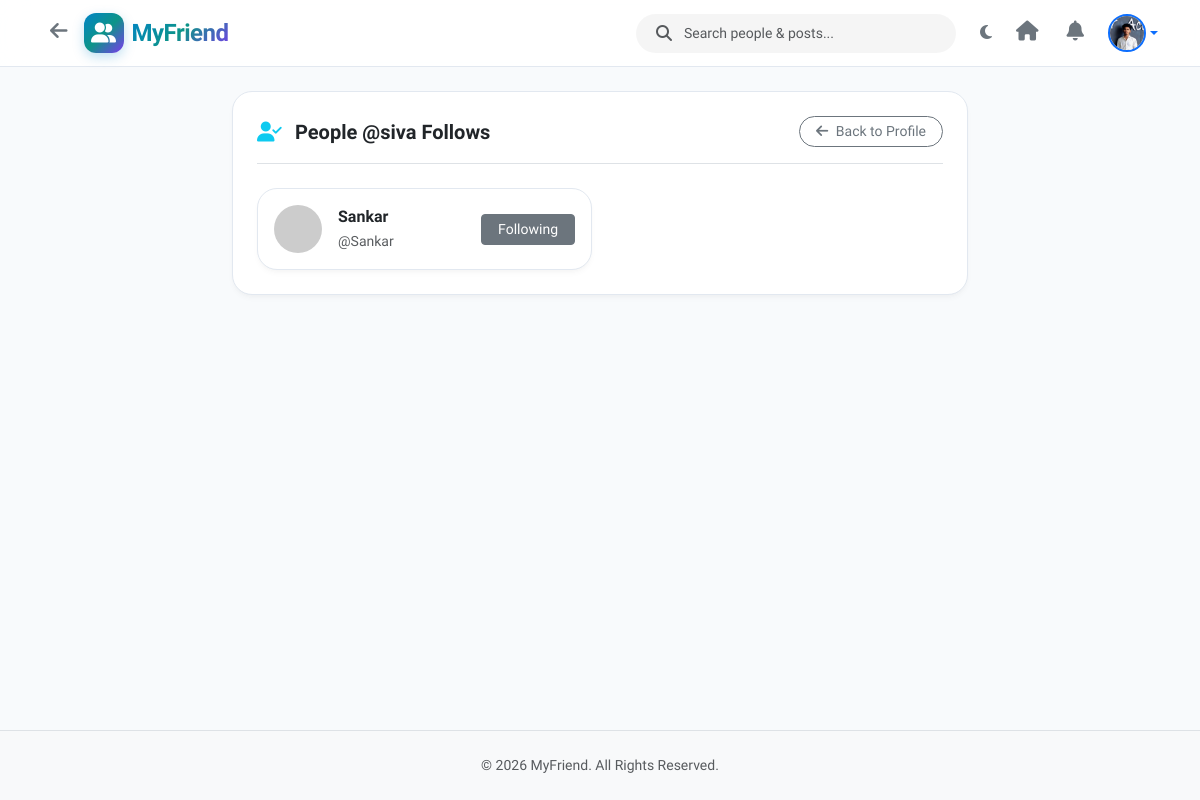
Page /profile/siva/following/ (signed in) on the committed database.
### app/models.py (models this page shows, shortened)
class UserProfile(models.Model):
    user = models.OneToOneField(User, on_delete=models.CASCADE, related_name='profile')
    profile_image = models.ImageField(upload_to='profile_pics/', blank=True, null=True)
    cover_image = models.ImageField(upload_to='cover_pics/', blank=True, null=True)
    bio = models.TextField(max_length=500, blank=True, null=True)
    location = models.CharField(max_length=100, blank=True, null=True)
    website = models.URLField(max_length=200, blank=True, null=True)
    created_at = models.DateTimeField(auto_now_add=True)
    @property
    def avatar_url(self):
        if self.profile_image and hasattr(self.profile_image, 'url'):
            return self.profile_image.url
        return f"https://ui-avatars.com/api/?name={self.user.username}&background=0284c7&color=fff&size=150"

class Follow(models.Model):
    follower = models.ForeignKey(User, on_delete=models.CASCADE, related_name='following_set')
    following = models.ForeignKey(User, on_delete=models.CASCADE, related_name='followers_set')
    created_at = models.DateTimeField(auto_now_add=True)
    class Meta:
        unique_together = ('follower', 'following')

### app/views.py (the view)
# urls.py: path('profile/<str:username>/following/', views.following_view, name='following'),
@login_required
def following_view(request, username):
    target_user = get_object_or_404(User, username__iexact=username)
    following_relations = Follow.objects.filter(follower=target_user).select_related('following', 'following__profile')
    user_following_ids = set(request.user.following_set.values_list('following_id', flat=True))
    context = {
        'target_user': target_user,
        'following_relations': following_relations,
        'user_following_ids': user_following_ids,
    }
    return render(request, 'following.html', context)

### app/views.py (called while the page is built)
def unread_notifications_context(request):
    if request.user.is_authenticated:
        count = Notification.objects.filter(receiver=request.user, is_read=False).count()
        return {'unread_notifications_count': count}
    return {'unread_notifications_count': 0}

### templates/following.html (shortened to what this page needs)
{% extends 'base.html' %}
{% load static %}
{% block content %}
<div class="container">
    <div class="row justify-content-center">
        <div class="col-lg-8">
            <div class="card card-connecthub p-4">
                <div class="d-flex align-items-center justify-content-between mb-4 border-bottom pb-3">
                    <h5 class="fw-bold mb-0">
                        <i class="fas fa-user-check text-info me-2"></i> People @{{ target_user.username }} Follows
                    </h5>
                    <a href="{% url 'profile' username=target_user.username %}" class="btn btn-sm btn-outline-secondary rounded-pill px-3">
                        <i class="fas fa-arrow-left me-1"></i> Back to Profile
                    </a>
                </div>
                {% if following_relations %}
                    <div class="row g-3">
                        {% for rel in following_relations %}
                        <div class="col-md-6">
                            <div class="card card-connecthub p-3 h-100">
                                <div class="d-flex align-items-center justify-content-between">
                                    <div class="d-flex align-items-center gap-3">
                                        <a href="{% url 'profile' username=rel.following.username %}">
                                            <img src="{{ rel.following.profile.avatar_url }}" class="avatar-md" alt="Avatar">
                                        </a>
                                        <div>
                                            <a href="{% url 'profile' username=rel.following.username %}" class="fw-bold text-decoration-none text-reset d-block">
                                                {{ rel.following.get_full_name|default:rel.following.username }}
                                            </a>
                                            <span class="text-muted small">@{{ rel.following.username }}</span>
                                        </div>
                                    </div>
                                    {% if rel.following != user %}
                                    <button class="btn btn-sm btn-follow-trigger {% if rel.following.id in user_following_ids %}btn-secondary{% else %}btn-accent{% endif %} py-1 px-3" data-user-id="{{ rel.following.id }}">
                                        {% if rel.following.id in user_following_ids %}
                                        Following
                                        {% else %}
                                        Follow
                                        {% endif %}
                                    </button>
                                    {% endif %}
                                </div>
                            </div>
                        </div>
                        {% endfor %}
                    </div>
                {% else %}
                    <div class="text-center py-5 text-muted">
                        <i class="fas fa-user-plus display-4 mb-3"></i>
                        <p class="mb-0">Not following anyone yet.</p>
                    </div>
                {% endif %}
            </div>
        </div>
    </div>
</div>
{% endblock %}

### templates/base.html (shortened to what this page needs)
{% load static %}
<!DOCTYPE html>
<html lang="en" data-bs-theme="light">
<head>
    <link href="https://cdn.jsdelivr.net/npm/bootstrap@5.3.2/dist/css/bootstrap.min.css" rel="stylesheet">
    <link rel="stylesheet" href="https://cdnjs.cloudflare.com/ajax/libs/font-awesome/6.4.2/css/all.min.css">
    <link rel="stylesheet" href="{% static 'css/style.css' %}">
</head>
<body>
    <nav class="navbar navbar-expand-lg sticky-top navbar-myfriend py-2">
        <div class="container">
            <div class="d-flex align-items-center gap-2">
                <button type="button" class="btn btn-icon btn-outline-secondary rounded-circle border-0 p-2" onclick="window.history.back();" title="Go Back">
                    <i class="fas fa-arrow-left fs-5"></i>
                </button>
                <a class="navbar-brand d-flex align-items-center gap-2 m-0" href="{% if user.is_authenticated %}{% url 'home' %}{% else %}{% url 'landing' %}{% endif %}">
                    <div class="brand-icon-box">
                        <i class="fas fa-user-group fs-5"></i>
                    </div>
                    <span class="fs-4 brand-gradient">MyFriend</span>
                </a>
            </div>
            {% if user.is_authenticated %}
            <form class="d-none d-md-flex mx-auto search-input-group me-3" style="max-width: 320px; width: 100%;" action="{% url 'search' %}" method="GET">
                <i class="fas fa-search text-muted my-auto ms-2 me-1"></i>
                <input class="form-control form-control-sm border-0 bg-transparent text-reset" type="search" name="q" placeholder="Search people & posts..." aria-label="Search">
            </form>
            {% endif %}
            <div class="d-flex align-items-center gap-2">
                <button type="button" class="btn btn-icon btn-outline-secondary rounded-circle border-0 p-2" id="theme-toggle-btn" title="Toggle Light/Dark Theme">
                    <i id="theme-toggle-icon" class="fas fa-moon text-secondary"></i>
                </button>
                {% if user.is_authenticated %}
                <a href="{% url 'home' %}" class="btn btn-icon btn-outline-secondary rounded-circle border-0 p-2 me-1" title="Home Feed">
                    <i class="fas fa-house fs-5"></i>
                </a>
                <a href="{% url 'notifications' %}" class="btn btn-icon btn-outline-secondary rounded-circle border-0 p-2 me-1 position-relative" title="Notifications">
                    <i class="fas fa-bell fs-5"></i>
                </a>
                <div class="dropdown ms-1">
                    <a href="#" class="d-flex align-items-center text-decoration-none dropdown-toggle" id="userDropdown" data-bs-toggle="dropdown" aria-expanded="false">
                        <img src="{{ user.profile.avatar_url }}" alt="{{ user.username }}" class="avatar-sm border border-2 border-primary">
                    </a>
                </div>
                {% else %}
                <a href="{% url 'login' %}" class="btn btn-outline-primary rounded-pill px-3 me-2 fw-semibold">Log In</a>
                <a href="{% url 'register' %}" class="btn btn-accent px-3 fw-semibold">Sign Up</a>
                {% endif %}
            </div>
        </div>
    </nav>
    <main class="flex-grow-1 py-4">
        {% block content %}{% endblock %}
    </main>
    <footer class="py-4 border-top mt-auto bg-body-tertiary">
        <div class="container text-center text-muted small">
            <p class="mb-0">&copy; 2026 MyFriend. All Rights Reserved.</p>
        </div>
    </footer>
</body>
</html>

### static/css/style.css (style rules this page uses)
:root { --primary-gradient: linear-gradient(135deg, #0284c7 0%, #0d9488 50%, #7c3aed 100%); --accent-blue: #0284c7; --accent-teal: #0d9488; --accent-purple: #7c3aed; --accent-hover: #0369a1; --heart-color: #f43f5e; --bookmark-color: #f59e0b; --whatsapp-color: #25d366; --bg-body-light: #f8fafc; --bg-card-light: #ffffff; --text-primary-light: #0f172a; --text-secondary-light: #64748b; --border-color-light: #e2e8f0; --glass-bg-light: rgba(255, 255, 255, 0.88); --bg-body-dark: #090d16; --bg-card-dark: #131c2e; --text-primary-dark: #f8fafc; --text-secondary-dark: #94a3b8; --border-color-dark: #1e293b; --glass-bg-dark: rgba(19, 28, 46, 0.88); --transition-fast: 0.2s cubic-bezier(0.4, 0, 0.2, 1); --transition-bounce: 0.4s cubic-bezier(0.68, -0.55, 0.265, 1.55); }
body { font-family: 'Plus Jakarta Sans', 'Inter', system-ui, -apple-system, sans-serif; background-color: var(--bg-body-light); color: var(--text-primary-light); transition: background-color var(--transition-fast), color var(--transition-fast); min-height: 100vh; display: flex; flex-direction: column; }
.navbar-myfriend { background: var(--glass-bg-light); backdrop-filter: blur(16px); -webkit-backdrop-filter: blur(16px); border-bottom: 1px solid var(--border-color-light); transition: all var(--transition-fast); }
.brand-gradient { background: var(--primary-gradient); -webkit-background-clip: text; -webkit-text-fill-color: transparent; font-weight: 800; letter-spacing: -0.5px; }
.brand-icon-box { width: 40px; height: 40px; border-radius: 12px; background: var(--primary-gradient); display: flex; align-items: center; justify-content: center; color: #ffffff; box-shadow: 0 4px 12px rgba(2, 132, 199, 0.25); }
.search-input-group { background-color: rgba(0, 0, 0, 0.04); border-radius: 50rem; padding: 0.25rem 0.75rem; transition: all var(--transition-fast); }
.search-input-group input { background: transparent; border: none; outline: none; box-shadow: none !important; }
.card-connecthub { background-color: var(--bg-card-light); border: 1px solid var(--border-color-light); border-radius: 1.25rem; box-shadow: 0 4px 6px -1px rgba(0, 0, 0, 0.03), 0 2px 4px -1px rgba(0, 0, 0, 0.02); transition: transform var(--transition-fast), box-shadow var(--transition-fast), background-color var(--transition-fast); }
.avatar-sm { width: 38px; height: 38px; border-radius: 50%; object-fit: cover; }
.avatar-md { width: 48px; height: 48px; border-radius: 50%; object-fit: cover; }

### rows in the picture
Follow: following.get_full_name "Sankar", following.username "Sankar", shows "Following"

### other values in the picture
{{ target_user.username }} "siva"
